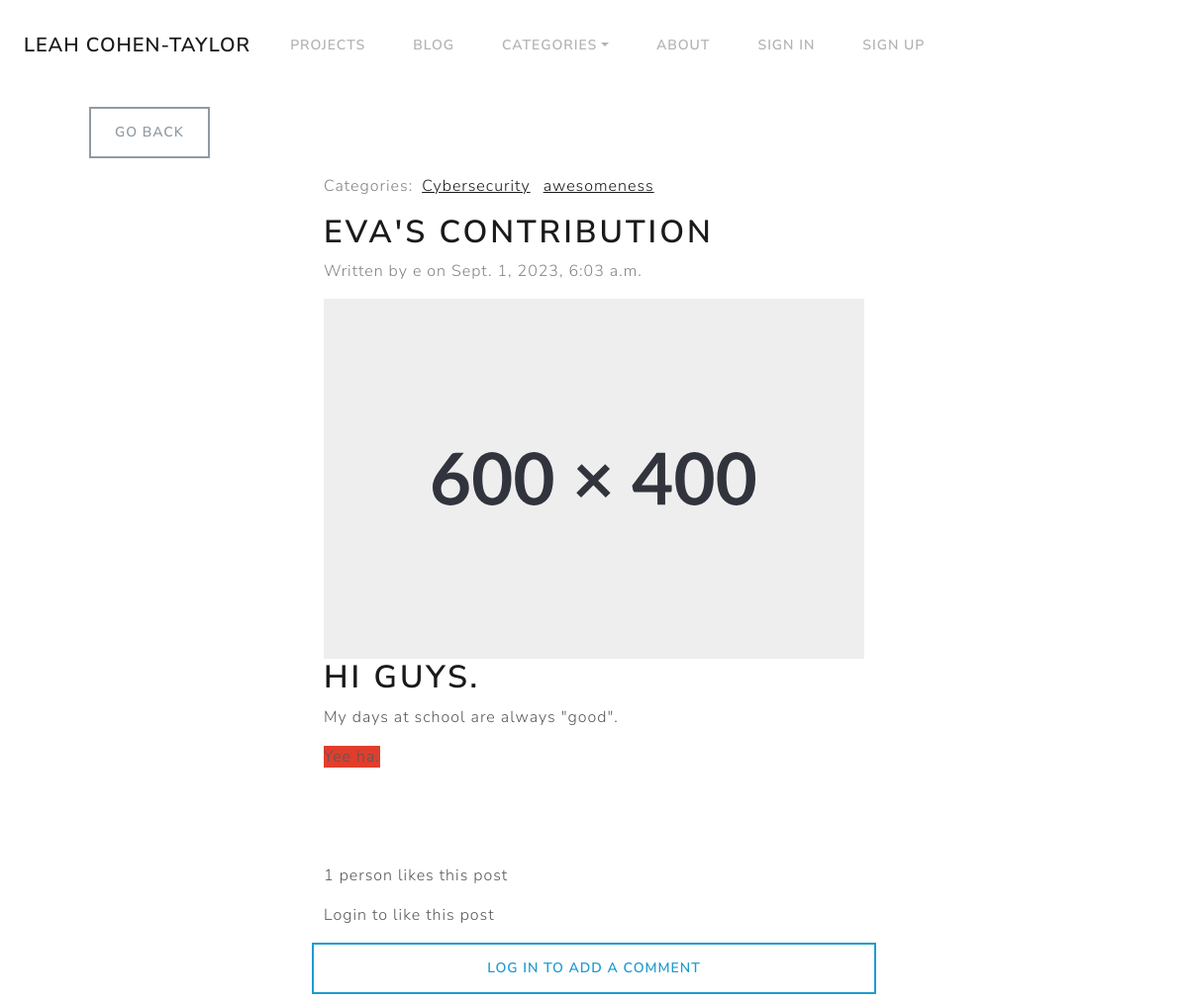
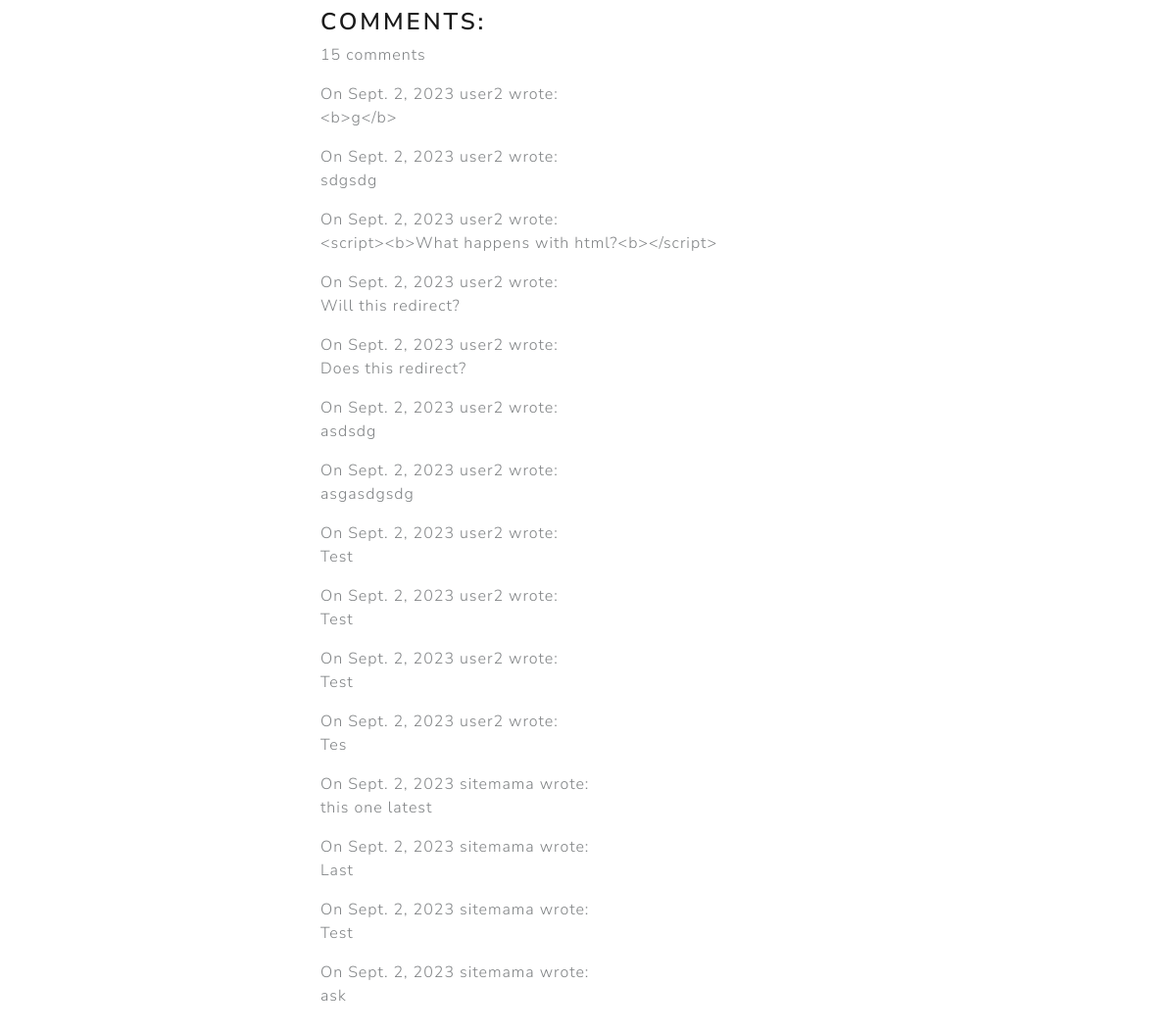
/blog/evas-contribution/, run on the app's committed database (2 pictures, top to bottom).
### blog/models.py (models this page shows, shortened)
class Category(models.Model):
    name = models.CharField(max_length=50)

class Post(models.Model):
    class NewManager(models.Manager):
        def get_queryset(self):
            return super().get_queryset().filter(status='published')
    options = (
        ('draft', 'Draft'),
        ('published', 'Published'),
    )
    title = models.CharField(max_length=255)
    slug = models.SlugField(max_length=255, unique=True, null=False)
    excerpt = HTMLField(null=True)
    image = models.ImageField(upload_to=user_directory_path, default='posts/default.svg')
    status = models.CharField(max_length=10, choices=options, default='draft')
    content = HTMLField()
    created_on = models.DateTimeField(auto_now_add=True)
    last_modified = models.DateTimeField(auto_now=True)
    categories=models.ManyToManyField('Category', related_name='posts')
    author = models.ForeignKey(User, on_delete=models.CASCADE)
    featured = models.BooleanField(default=False)
    likes = models.ManyToManyField(User, related_name='likes', blank=True)
    objects = models.Manager() #default manager
    newmanager = NewManager() #custom manager
    class Meta:
        ordering = ('-created_on',)

class Comment(models.Model):
    name = models.ForeignKey(User,on_delete=models.CASCADE)
    content = models.TextField()
    created_on = models.DateTimeField(auto_now_add=True)
    post = models.ForeignKey('Post', on_delete=models.CASCADE, related_name='comments')
    status = models.BooleanField(default=True) #can be used for moderating / disabling comments without deleting
    class Meta:
        ordering = ('-created_on',)

### blog/views.py (the view, shortened to what this page needs)
# urls.py: path("<slug:slug>/", DetailPostView.as_view(), name='detail_post'),
class DetailPostView(DetailView):
    model = Post
    template_name = 'blog/blog_post.html'
    def get_context_data(self, *args, **kwargs):
        context = super(DetailPostView, self).get_context_data(*args, **kwargs)
        context['liked_by_user'] = False
        post = get_object_or_404(Post, slug=self.kwargs.get('slug'), status='published') # ensures only published posts are retrieved
        comments = post.comments.filter(status=True)
        context['comments'] = comments
        if post.likes.filter(pk=self.request.user.id).exists():
            context['liked_by_user'] = True
        if self.request.user.is_authenticated:
            context['comment_form'] = CommentForm(instance=self.request.user)
        return context

### blog/views.py (called while the page is built)
def category_list(request):
    category_list = Category.objects.all()
    context = {
        'category_list': category_list,
    }
    return context

### blog/templates/blog/blog_post.html (shortened to what this page needs)
{% extends 'blog/base.html' %}
{% block page_content %}
<div class="row">
    <div class="col-md-4 col-12 mx-md-5 mx-2 mt-md-3 my-3">
        <a class="btn btn-outline-secondary" href="{% url 'index' %}">Go Back</a>
    </div>
</div>
<div class="row">
    <div class="col-md-6 col-11 mx-md-auto mb-3 pb-2 mx-3">
        {% if post.categories.count == 1 %}
        <p class="text-muted">Category:
        {% else %}
        <p class="text-muted">Categories:
        {% endif %}
        {% for category in post.categories.all %}
            <a href="{% url 'category' category.name %}" class="mx-1">
                {{category.name}}</a>
            {% endfor %}
        </p>
        <h1>{{ post.title }}</h1>
        <p class="text-muted">
            Written by {{post.author.username }} on {{ post.created_on }}
        </p>
        <img class="card-img-top" src="{{post.image.url}}" alt="{{ post.title }}" />
        <div>
            {{ post.content|safe }}
        </div>
    </div>
</div>
<div class="row my-3">
    <div class="col-md-6 col-12 mx-md-auto mx-3">
        {% if post.likes.count == 1%}
        <p>{{ object.likes.count }} person likes this post</p>
        {% else %}
        <p>{{ post.likes.count }} people like this post</p>
        {% endif %}
        {% if request.user.is_authenticated %}
            {% if liked_by_user %}
                <form method="POST" action="{% url 'like_post' post.slug %}">
                    {% csrf_token %}
                    <button class="btn btn-outline-primary"><ion-icon name="heart-dislike-outline"></ion-icon> Unlike this post</button>
                </form>
            {% else %}
                <form method="POST" action="{% url 'like_post' post.slug %}">
                    {% csrf_token %}
                    <button class="btn btn-outline-primary"><ion-icon name="heart-outline"></ion-icon> Like this post</button>
                </form>
            {% endif %}
        {% else %}
            <p><a class="nav-link" href="{% url 'login' %}"> Login to like this post</a></p>
        {% endif %}
        <div class="row my-3">
            {% if user.is_authenticated %}
                <form method="POST">
                    {% csrf_token %}
                    <div class="form-group">
                        {{ comment_form }}
                        <button class="btn btn-info" type="submit">Add comment</button>
                    </div>
                </form>
            {% else %}
                <a class="btn btn-outline-info" href="{% url 'login' %}?next={{request.path}}">Log in to add a comment</a>
            {% endif %}
        </div>
        <div class="row my-3">
                <h3>Comments:</h3>
                {% if comments %}
                        <p class="text-muted">{{ comments.count }} comment{{ comments.count|pluralize}}
                        </p>
                    {% for comment in comments %}
                    <p class="text-muted">
                        On {{comment.created_on.date }} {{ comment.name}} wrote:<br />
                        {{ comment.content }}</p>
                    {% endfor %}
                {% else %}
                    <p class="text-muted">No comments yet...</p>
                {% endif %}
        </div>
    </div>
</div>
{% endblock page_content %}

### data on the page
Category: name "Cybersecurity"
Category: name "awesomeness"
Post: title "EVA'S CONTRIBUTION", author.username "e", created_on "Sept. 1, 2023, 6:03 a.m.", image (placeholder picture), content "HI GUYS. My days at school are always \"good\". Yee ha.", likes.count "1"
Comment: created_on "Sept. 2, 2023", name "user2", content "<b>g</b>"
Comment: created_on "Sept. 2, 2023", name "user2", content "sdgsdg"
Comment: created_on "Sept. 2, 2023", name "user2", content "<script><b>What happens with html?<b></script>"
Comment: created_on "Sept. 2, 2023", name "user2", content "Will this redirect?"
Comment: created_on "Sept. 2, 2023", name "user2", content "Does this redirect?"
Comment: created_on "Sept. 2, 2023", name "user2", content "asdsdg"
Comment: created_on "Sept. 2, 2023", name "user2", content "asgasdgsdg"
Comment: created_on "Sept. 2, 2023", name "user2", content "Test"
Comment: created_on "Sept. 2, 2023", name "user2", content "Test"
Comment: created_on "Sept. 2, 2023", name "user2", content "Test"
Comment: created_on "Sept. 2, 2023", name "user2", content "Tes"
Comment: created_on "Sept. 2, 2023", name "sitemama", content "this one latest"
Comment: created_on "Sept. 2, 2023", name "sitemama", content "Last"
Comment: created_on "Sept. 2, 2023", name "sitemama", content "Test"
Comment: created_on "Sept. 2, 2023", name "sitemama", content "ask"

### other printed values
{{ comments.count }} "15"
